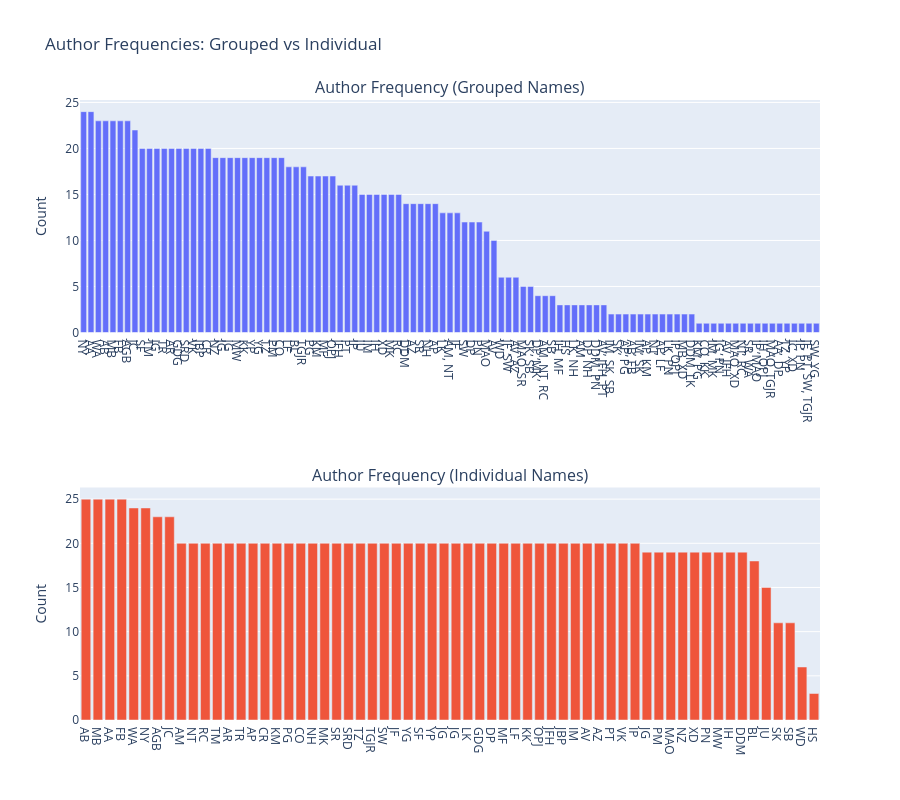

Write notebook code for a chart like this one.
### Code cell
from plotly.subplots import make_subplots
from collections import Counter


def author_initials(author_str):
    authors = [a.strip() for a in author_str.split(",")]
    return ", ".join(
        "".join(part[0] for part in name.split() if part) for name in authors
    )


# 1. Original grouped counts (combined author names as single string)
author_counts = embed_df["Author"].value_counts()
authors = author_counts.index.tolist()
counts = author_counts.values.tolist()
initials = [author_initials(a) for a in authors]
x_keys = [f"{i}" for i in range(len(authors))]

fig_grouped = go.Bar(
    x=x_keys,
    y=counts,
    customdata=authors,
    hovertemplate="<b>%{customdata}</b><br>Count: %{y}<extra></extra>",
)

# 2. Split grouped author names and count each individually, sorted descending
all_individual_authors = [
    a.strip() for authors_group in embed_df["Author"] for a in authors_group.split(",")
]
individual_counts = Counter(all_individual_authors)
sorted_individual = sorted(individual_counts.items(), key=lambda x: x[1], reverse=True)
authors_ind, counts_ind = zip(*sorted_individual)
authors_ind = list(authors_ind)
counts_ind = list(counts_ind)
initials_ind = [
    "".join(part[0] for part in name.split() if part) for name in authors_ind
]
x_keys_ind = [f"{i}" for i in range(len(authors_ind))]

fig_individual = go.Bar(
    x=x_keys_ind,
    y=counts_ind,
    customdata=authors_ind,
    hovertemplate="<b>%{customdata}</b><br>Count: %{y}<extra></extra>",
)

# Create combined figure with two rows
fig_combined = make_subplots(
    rows=2,
    cols=1,
    subplot_titles=(
        "Author Frequency (Grouped Names)",
        "Author Frequency (Individual Names)",
    ),
)

fig_combined.add_trace(fig_grouped, row=1, col=1)
fig_combined.add_trace(fig_individual, row=2, col=1)

fig_combined.update_xaxes(
    tickmode="array", tickvals=x_keys, ticktext=initials, row=1, col=1
)
fig_combined.update_yaxes(title_text="Count", row=1, col=1)

fig_combined.update_xaxes(
    tickmode="array", tickvals=x_keys_ind, ticktext=initials_ind, row=2, col=1
)
fig_combined.update_yaxes(title_text="Count", row=2, col=1)

fig_combined.update_layout(
    height=800, showlegend=False, title_text="Author Frequencies: Grouped vs Individual"
)

fig_combined.show()

### Figure 1 — Plotly figure (JSON) as saved in the notebook; plotly's stock layout.template omitted (floating-point values rounded to 4 significant figures)
{"data": [{"customdata": ["Nobuko Yoshida", "Alessandro Abate", "Wes Armour", "Adel Bibi", "Michael Bronstein", "Fazl Barez", "Atılım Güneş Baydin", "Jan-Peter Calliess", "Seth Flaxman", "Thomas Morstyn", "Jiarui Gan", "Tom Rainforth", "Alex Rogers", "Giuseppe De Giacomo", "Stephen R Duncan", "Varun Kanade", "Janet B. Pierrehumbert", "Christian Rupprecht", "Noa Zilberman", "Jonathan Gammell", "Jindong Gu", "Michael Wooldridge", "Konstantinos Kamnitsas", "Yangchen Pan", "Yarin Gal", "Tingting Zhu", "Perla Maiolino", "Cheng Ouyang", "Luca Furieri", "Ben Lambert", "Tim G. J. Rudner", "Paul Goulart", "Kostas Margellos", "Maurice Fallon", "Oiwi Parker Jones", "João F. Henriques", "Philip Torr", "Ingmar Posner", "Jack Umenberger", "Ivan Martinovic", "Ioannis Havoutis", "Xiaowen Dong", "Marta Kwiatkowska", "Ronald Clark", "Daniele De Martini", "Andrew Zisserman", "Stephen Roberts", "Nick Hawes", "Antonis Papachristodoulou", "Lars Kunze", "Andrew Markham, Niki Trigoni", "Jakob Foerster", "Shimon Whiteson", "David Parker", "Paul Newman", "Michael A Osborne", "Andrea Vedaldi", "William Dennis", "Jakob Foerster, Shimon Whiteson", "Andrea Vedaldi, Andrew Zisserman", "Michael A Osborne, Stephen Roberts", "Sebastian Köhler, Simon Birnbach", "David Parker, Marta Kwiatkowska", "Andrew Markham, Niki Trigoni, Ronald Clark", "Simon Birnbach", "Ioannis Havoutis, Maurice Fallon", "Harrison Steel", "Lars Kunze, Nick Hawes", "Andrew Markham", "David Parker, Nick Hawes", "Daniele De Martini, Paul Newman", "Andrea Vedaldi, João F. Henriques, Philip Torr", "Ivan Martinovic, Sebastian Köhler, Simon Birnbach", "Sebastian Köhler", "Antonis Papachristodoulou, Paul Goulart", "Adel Bibi, Fazl Barez", "Ivan Martinovic, Sebastian Köhler", "Antonis Papachristodoulou, Kostas Margellos", "Niki Trigoni", "Antonis Papachristodoulou, Luca Furieri", "Lars Kunze, Paul Newman", "Ingmar Posner, Oiwi Parker Jones", "Michael Bronstein, Xiaowen Dong", "Daniele De Martini, Lars Kunze", "Kostas Margellos, Paul Goulart", "Cheng Ouyang, Konstantinos Kamnitsas", "Ivan Martinovic, Marta Kwiatkowska", "Jonathan Gammell, Paul Newman", "Andrea Vedaldi, João F. Henriques", "Michael A Osborne, Xiaowen Dong", "Niki Trigoni, Ronald Clark", "Stephen Roberts, Wes Armour", "Ingmar Posner, Michael A Osborne", "Ioannis Havoutis, Oiwi Parker Jones", "Michael A Osborne, Tim G. J. Rudner", "Alessandro Abate, David Parker", "Tingting Zhu, Yangchen Pan", "Jan-Peter Calliess, Xiaowen Dong", "Ingmar Posner, Paul Newman", "Jakob Foerster, Philip Torr, Shimon Whiteson, Tim G. J. Rudner", "Shimon Whiteson, Yarin Gal"], "hovertemplate": "<b>%{customdata}</b><br>Count: %{y}<extra></extra>", "type": "bar", "x": ["0", "1", "2", "3", "4", "5", "6", "7", "8", "9", "10", "11", "12", "13", "14", "15", "16", "17", "18", "19", "20", "21", "22", "23", "24", "25", "26", "27", "28", "29", "30", "31", "32", "33", "34", "35", "36", "37", "38", "39", "40", "41", "42", "43", "44", "45", "46", "47", "48", "49", "50", "51", "52", "53", "54", "55", "56", "57", "58", "59", "60", "61", "62", "63", "64", "65", "66", "67", "68", "69", "70", "71", "72", "73", "74", "75", "76", "77", "78", "79", "80", "81", "82", "83", "84", "85", "86", "87", "88", "89", "90", "91", "92", "93", "94", "95", "96", "97", "98", "99", "100"], "xaxis": "x", "y": [24, 24, 23, 23, 23, 23, 23, 22, 20, 20, 20, 20, 20, 20, 20, 20, 20, 20, 19, 19, 19, 19, 19, 19, 19, 19, 19, 19, 18, 18, 18, 17, 17, 17, 17, 16, 16, 16, 15, 15, 15, 15, 15, 15, 14, 14, 14, 14, 14, 13, 13, 13, 12, 12, 12, 11, 10, 6, 6, 6, 5, 5, 4, 4, 4, 3, 3, 3, 3, 3, 3, 3, 2, 2, 2, 2, 2, 2, 2, 2, 2, 2, 2, 2, 1, 1, 1, 1, 1, 1, 1, 1, 1, 1, 1, 1, 1, 1, 1, 1, 1], "yaxis": "y"}, {"customdata": ["Adel Bibi", "Michael Bronstein", "Alessandro Abate", "Fazl Barez", "Wes Armour", "Nobuko Yoshida", "Atılım Güneş Baydin", "Jan-Peter Calliess", "Andrew Markham", "Niki Trigoni", "Ronald Clark", "Thomas Morstyn", "Alex Rogers", "Tom Rainforth", "Antonis Papachristodoulou", "Christian Rupprecht", "Kostas Margellos", "Paul Goulart", "Cheng Ouyang", "Nick Hawes", "Marta Kwiatkowska", "Stephen Roberts", "Stephen R Duncan", "Tingting Zhu", "Tim G. J. Rudner", "Shimon Whiteson", "Jakob Foerster", "Yarin Gal", "Seth Flaxman", "Yangchen Pan", "Jonathan Gammell", "Jiarui Gan", "Lars Kunze", "Giuseppe De Giacomo", "David Parker", "Maurice Fallon", "Luca Furieri", "Konstantinos Kamnitsas", "Oiwi Parker Jones", "João F. Henriques", "Janet B. Pierrehumbert", "Ivan Martinovic", "Andrea Vedaldi", "Andrew Zisserman", "Philip Torr", "Varun Kanade", "Ingmar Posner", "Jindong Gu", "Perla Maiolino", "Michael A Osborne", "Noa Zilberman", "Xiaowen Dong", "Paul Newman", "Michael Wooldridge", "Ioannis Havoutis", "Daniele De Martini", "Ben Lambert", "Jack Umenberger", "Sebastian Köhler", "Simon Birnbach", "William Dennis", "Harrison Steel"], "hovertemplate": "<b>%{customdata}</b><br>Count: %{y}<extra></extra>", "type": "bar", "x": ["0", "1", "2", "3", "4", "5", "6", "7", "8", "9", "10", "11", "12", "13", "14", "15", "16", "17", "18", "19", "20", "21", "22", "23", "24", "25", "26", "27", "28", "29", "30", "31", "32", "33", "34", "35", "36", "37", "38", "39", "40", "41", "42", "43", "44", "45", "46", "47", "48", "49", "50", "51", "52", "53", "54", "55", "56", "57", "58", "59", "60", "61"], "xaxis": "x2", "y": [25, 25, 25, 25, 24, 24, 23, 23, 20, 20, 20, 20, 20, 20, 20, 20, 20, 20, 20, 20, 20, 20, 20, 20, 20, 20, 20, 20, 20, 20, 20, 20, 20, 20, 20, 20, 20, 20, 20, 20, 20, 20, 20, 20, 20, 20, 20, 19, 19, 19, 19, 19, 19, 19, 19, 19, 18, 15, 11, 11, 6, 3], "yaxis": "y2"}], "layout": {"annotations": [{"font": {"size": 16}, "showarrow": false, "text": "Author Frequency (Grouped Names)", "x": 0.5, "xanchor": "center", "xref": "paper", "y": 1, "yanchor": "bottom", "yref": "paper"}, {"font": {"size": 16}, "showarrow": false, "text": "Author Frequency (Individual Names)", "x": 0.5, "xanchor": "center", "xref": "paper", "y": 0.375, "yanchor": "bottom", "yref": "paper"}], "height": 800, "showlegend": false, "title": {"text": "Author Frequencies: Grouped vs Individual"}, "xaxis": {"anchor": "y", "domain": [0, 1], "tickmode": "array", "ticktext": ["NY", "AA", "WA", "AB", "MB", "FB", "AGB", "JC", "SF", "TM", "JG", "TR", "AR", "GDG", "SRD", "VK", "JBP", "CR", "NZ", "JG", "JG", "MW", "KK", "YP", "YG", "TZ", "PM", "CO", "LF", "BL", "TGJR", "PG", "KM", "MF", "OPJ", "JFH", "PT", "IP", "JU", "IM", "IH", "XD", "MK", "RC", "DDM", "AZ", "SR", "NH", "AP", "LK", "AM, NT", "JF", "SW", "DP", "PN", "MAO", "AV", "WD", "JF, SW", "AV, AZ", "MAO, SR", "SK, SB", "DP, MK", "AM, NT, RC", "SB", "IH, MF", "HS", "LK, NH", "AM", "DP, NH", "DDM, PN", "AV, JFH, PT", "IM, SK, SB", "SK", "AP, PG", "AB, FB", "IM, SK", "AP, KM", "NT", "AP, LF", "LK, PN", "IP, OPJ", "MB, XD", "DDM, LK", "KM, PG", "CO, KK", "IM, MK", "JG, PN", "AV, JFH", "MAO, XD", "NT, RC", "SR, WA", "IP, MAO", "IH, OPJ", "MAO, TGJR", "AA, DP", "TZ, YP", "JC, XD", "IP, PN", "JF, PT, SW, TGJR", "SW, YG"], "tickvals": ["0", "1", "2", "3", "4", "5", "6", "7", "8", "9", "10", "11", "12", "13", "14", "15", "16", "17", "18", "19", "20", "21", "22", "23", "24", "25", "26", "27", "28", "29", "30", "31", "32", "33", "34", "35", "36", "37", "38", "39", "40", "41", "42", "43", "44", "45", "46", "47", "48", "49", "50", "51", "52", "53", "54", "55", "56", "57", "58", "59", "60", "61", "62", "63", "64", "65", "66", "67", "68", "69", "70", "71", "72", "73", "74", "75", "76", "77", "78", "79", "80", "81", "82", "83", "84", "85", "86", "87", "88", "89", "90", "91", "92", "93", "94", "95", "96", "97", "98", "99", "100"]}, "xaxis2": {"anchor": "y2", "domain": [0, 1], "tickmode": "array", "ticktext": ["AB", "MB", "AA", "FB", "WA", "NY", "AGB", "JC", "AM", "NT", "RC", "TM", "AR", "TR", "AP", "CR", "KM", "PG", "CO", "NH", "MK", "SR", "SRD", "TZ", "TGJR", "SW", "JF", "YG", "SF", "YP", "JG", "JG", "LK", "GDG", "DP", "MF", "LF", "KK", "OPJ", "JFH", "JBP", "IM", "AV", "AZ", "PT", "VK", "IP", "JG", "PM", "MAO", "NZ", "XD", "PN", "MW", "IH", "DDM", "BL", "JU", "SK", "SB", "WD", "HS"], "tickvals": ["0", "1", "2", "3", "4", "5", "6", "7", "8", "9", "10", "11", "12", "13", "14", "15", "16", "17", "18", "19", "20", "21", "22", "23", "24", "25", "26", "27", "28", "29", "30", "31", "32", "33", "34", "35", "36", "37", "38", "39", "40", "41", "42", "43", "44", "45", "46", "47", "48", "49", "50", "51", "52", "53", "54", "55", "56", "57", "58", "59", "60", "61"]}, "yaxis": {"anchor": "x", "domain": [0.625, 1], "title": {"text": "Count"}}, "yaxis2": {"anchor": "x2", "domain": [0, 0.375], "title": {"text": "Count"}}}}
